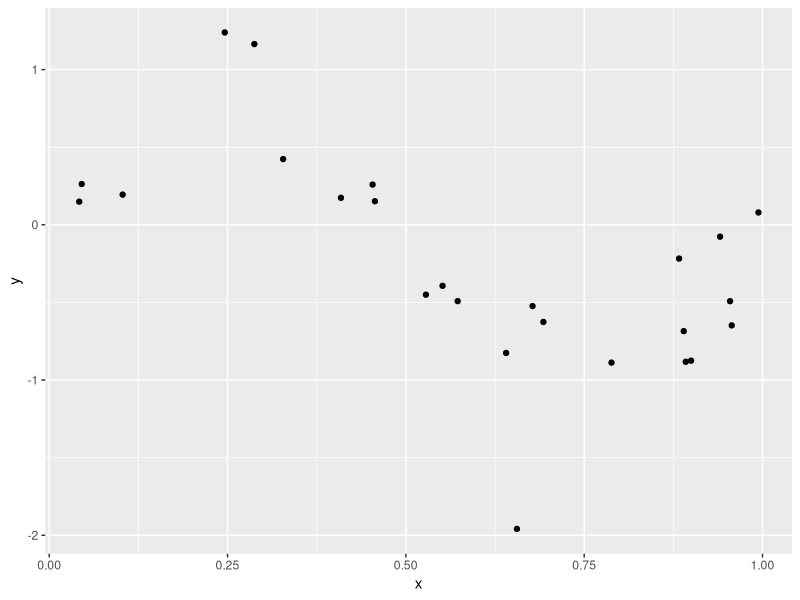
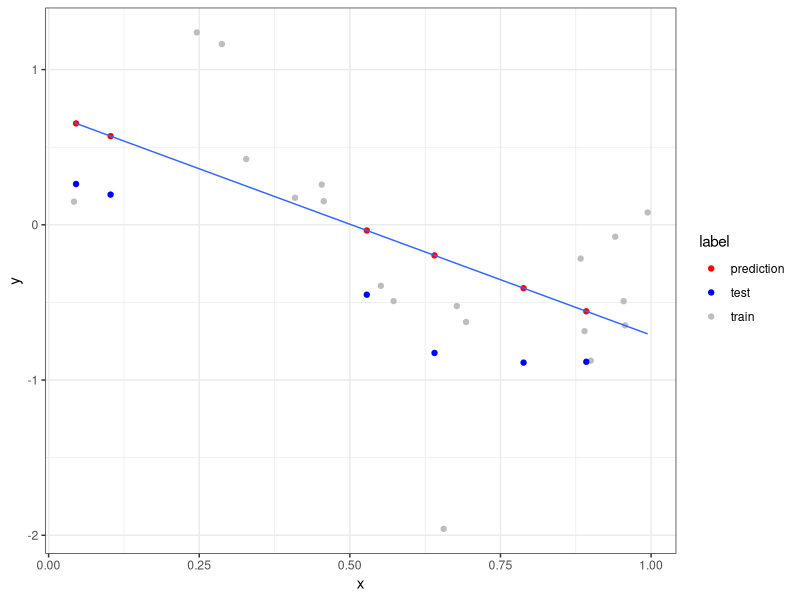
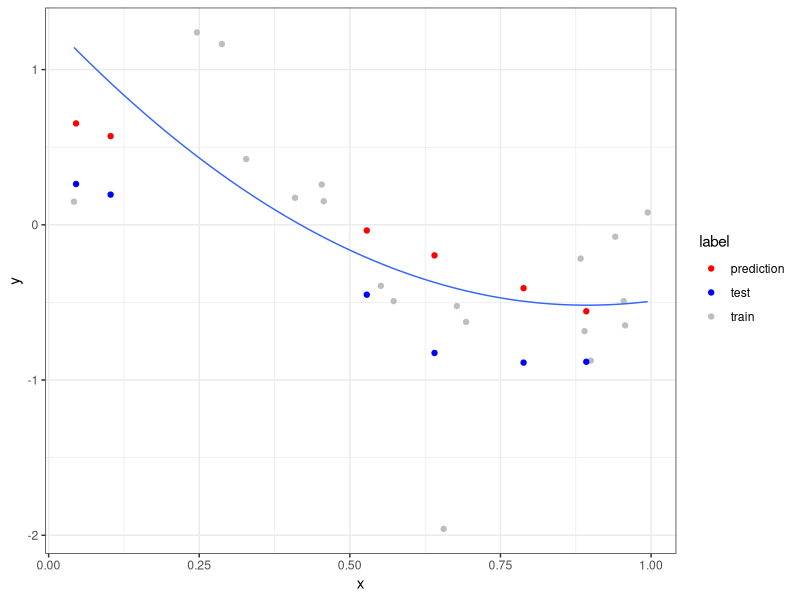
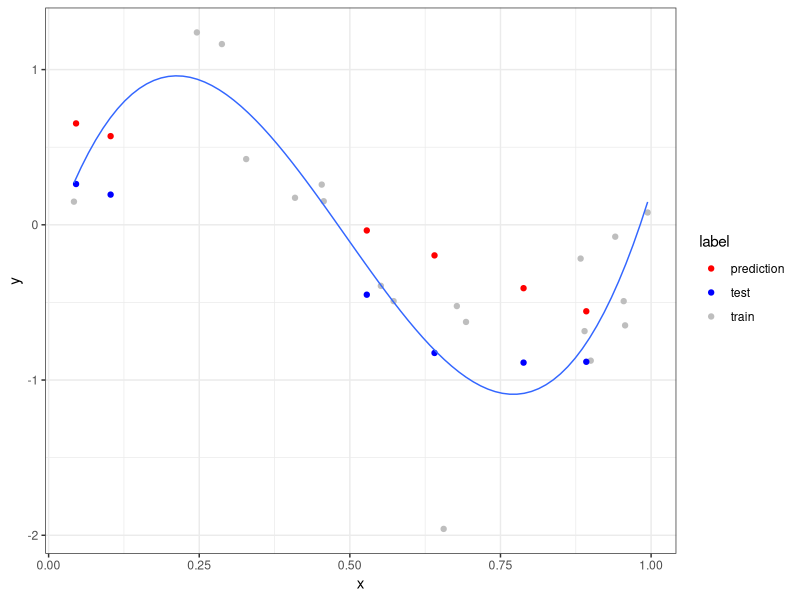

The R script that drew these images, in order:
## ---- chunk 1
knitr::opts_chunk$set(echo = TRUE)

library("dplyr")
library("ggplot2")
library("data.table")
## ---- chunk 2
poly_data <- fread("../data/poly_data.txt")
## ---- chunk 3
ggplot(poly_data, aes(x = x, y = y)) + geom_point()
## ---- chunk 4
set.seed(137)

vec <- sample(nrow(poly_data), 6)
test <- poly_data[vec, -1]
train <- poly_data[!vec, -1]
## ---- chunk 5
fit <- lm(y ~ x, data = train)
summary(fit)
## ---- chunk 6
# plot(train$x, train$y, pch = 16, col = "blue",
#        ylim = c(min(train$y) * 1.3, max(train$y) * 1.3))
# 
# intercept = fit$coefficients[[1]]
# slope = fit$coefficients[[2]]
# abline(intercept, slope)
## ---- chunk 7
predictions <- predict(fit, test, interval="none", type = "response", na.action=na.pass)
preds = cbind(test, predictions)
print(preds)
## ---- chunk 8
preds |>
  mutate(squared_error = (y-predictions)^2) |>
  summarise(rmse = sqrt(mean(squared_error)), r = round(cor(y, predictions, method = "pearson"),3), pct_error = 100*rmse/abs(mean(train$y)))
## ---- chunk 9
train$label = "train"
test$label = "test"
temp <- preds |> select(-y) |> rename(y = predictions) |> mutate(label = "prediction")

df <- bind_rows(train,test, temp)
## ---- chunk 10
p <- ggplot(df, aes(x = x, y = y)) + geom_point(aes(color=label)) + scale_color_manual(values = c("red", "blue", "gray"))
p <- p + theme_bw()
p + stat_smooth(data = train, method = "lm", formula = y ~ x, size = 0.5, se = FALSE)
## ---- chunk 11
fit2 <- lm(y ~ poly(x, 2, raw = TRUE), data = train)
summary(fit2)
## ---- chunk 12
predictions <- predict(fit2, test, interval="none", type = "response", na.action=na.pass)
preds = cbind(test, predictions)
print(preds)
## ---- chunk 13
preds |>
  mutate(squared_error = (y-predictions)^2) |>
  summarise(rmse = sqrt(mean(squared_error)), r = round(cor(y, predictions, method = "pearson"),3), pct_error = 100*rmse/abs(mean(train$y)))
## ---- chunk 14
p <- ggplot(df, aes(x = x, y = y)) + geom_point(aes(color=label)) + scale_color_manual(values = c("red", "blue", "gray"))
p <- p + theme_bw()
p + stat_smooth(data = train, method = "lm", formula = y ~ poly(x, 2, raw=TRUE), size = 0.5, se = FALSE)
## ---- chunk 15
fit3 <- lm(y ~ poly(x, 3, raw = TRUE), data = train)
summary(fit3)
## ---- chunk 16
predictions <- predict(fit3, test, interval="none", type = "response", na.action=na.pass)
preds = cbind(test, predictions)
print(preds)
## ---- chunk 17
preds |>
  mutate(squared_error = (y-predictions)^2) |>
  summarise(rmse = sqrt(mean(squared_error)), r = round(cor(y, predictions, method = "pearson"),3), pct_error = 100*rmse/abs(mean(train$y)))
## ---- chunk 18
p <- ggplot(df, aes(x = x, y = y)) + geom_point(aes(color=label)) + scale_color_manual(values = c("red", "blue", "gray"))
p <- p + theme_bw()
p + stat_smooth(data = train, method = "lm", formula = y ~ poly(x, 3, raw=TRUE), size = 0.5, se = FALSE)
